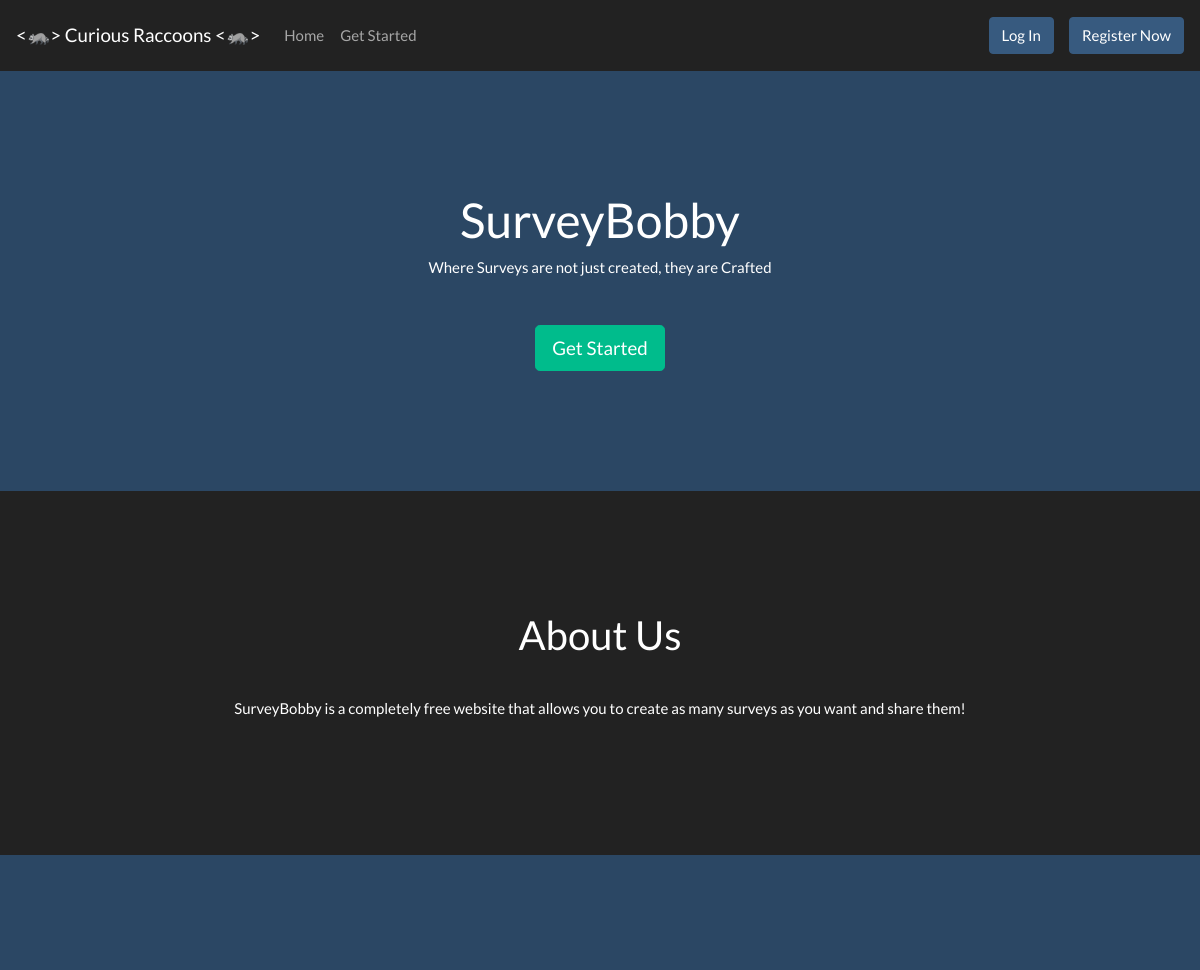
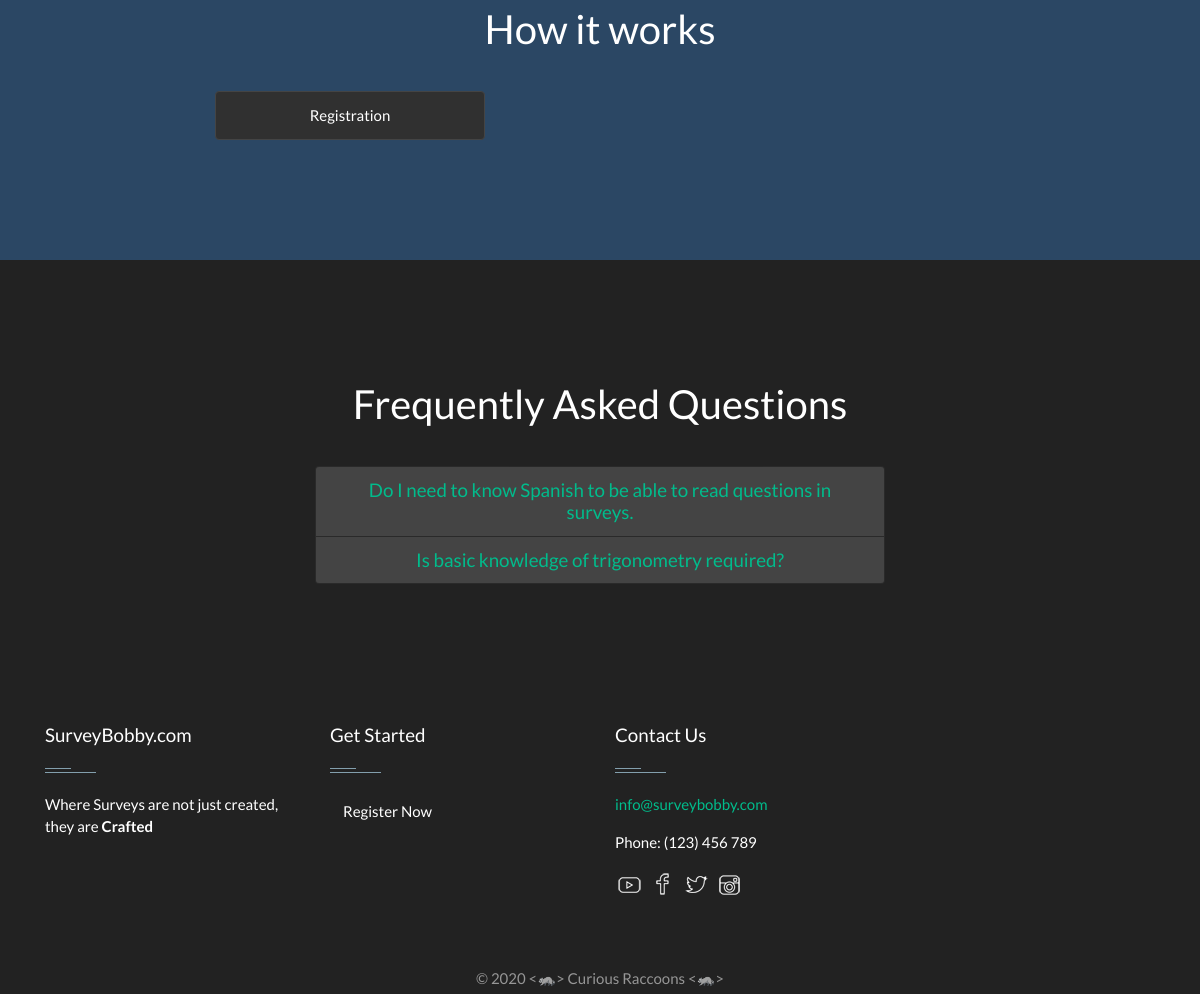
The page / on the database its author committed (2 pictures, top to bottom).
### tables this page shows
CREATE TABLE `explanations` (
  `id` int(255) NOT NULL,
  `section_name` varchar(255) NOT NULL,
  `body` varchar(255) NOT NULL
);

CREATE TABLE `faq` (
  `id` int(255) NOT NULL,
  `question` varchar(255) NOT NULL,
  `answer` varchar(255) NOT NULL
);

### classes/Explanation.php (called while the page is built, shortened)
<?php
class Explanation implements ExplanationInterface {
    public function listExps($dbcon){
        $sql = 'SELECT * FROM explanations';
        $pdostm = $dbcon->prepare($sql);
        $pdostm->execute();
        $exps = $pdostm->fetchAll(PDO::FETCH_ASSOC);
        return $exps;
    }
}

### classes/FAQ.php (called while the page is built, shortened)
<?php
class FAQ implements FAQInterface {
    public function listFAQs($dbcon){
        $sql = 'SELECT * FROM faq';
        $pdostm = $dbcon->prepare($sql);
        $pdostm->execute();
        $faqs = $pdostm->fetchAll(PDO::FETCH_ASSOC);
        return $faqs;
    }
}

### index.php (the view, shortened to what this page needs)
<?php
require_once 'dbConnection.php';
require_once 'classes/FAQ.php';
require_once 'classes/Explanation.php';
$dbcon = Database::getDb();
$f = new FAQ();
$faqs = $f->listFAQs($dbcon);
$e = new Explanation();
$exps = $e->listExps($dbcon);
?>
<!DOCTYPE html>
<html lang="en">
<head>
    <link rel="stylesheet" href="css/index.css">
    <link rel="stylesheet" href="css/footerStyle.css">
    <link href="https://stackpath.bootstrapcdn.com/bootswatch/4.4.1/darkly/bootstrap.min.css" rel="stylesheet">
</head>
<body>
    <?php include_once 'header.php'; ?>
    <main>
        <div class="container-fluid text-center bg text">
            <h1>SurveyBobby</h1>
            <p>Where Surveys are not just created, they are Crafted</p>
            <div class="pad-top">
                <a href="#get-started" class="btn btn-success btn-lg">Get Started</a>
            </div>
        </div>
        <div class="container-fluid text-center">
            <h2>About Us</h2>
            <p class="pad-top">SurveyBobby is a completely free website that allows you to create as many surveys as you want and share them!</p>
        </div>
        <div class="container-fluid bg text-center" id="get-started">
            <h2 class="text">How it works</h2>
            <div class="row pad-top">
                <div class="col-2"></div>
                <div class="col-3">
                    <div class="list-group" id="list-exp" role="tablist">
                        <?php foreach($exps as $exp){ ?>
                            <a class="list-group-item list-group-item-action" id="list-<?= $exp['id']; ?>-exp" data-toggle="list" href="#list-<?= $exp['id']; ?>" role="tab" aria-controls="prince"><?= $exp['section_name']; ?></a>
                        <?php } ?>
                    </div>
                </div>
                <div class="col-5 text-left">
                </div>
                <div class="col-2"></div>
            </div>
        </div>
        <div class="container-fluid text-center">
            <h2>Frequently Asked Questions</h2>
            <div class="row pad-top">
                <div class="col-md-3"></div>
                <div class="accordion md-accordion col-md-6" id="accordionFAQ" role="tablist" aria-multiselectable="true">
                    <?php foreach($faqs as $faq){ ?>
                    <div class="card">
                        <div class="card-header" role="tab" id="heading<?= $faq['id']; ?>">
                            <a class="collapsed" data-toggle="collapse" data-parent="#accordionFAQ" href="#collapse<?= $faq['id']; ?>" aria-expanded="false" aria-controls="collapse<?= $faq['id']; ?>">
                                <h3 class="mb-0 h5"><?= $faq['question']; ?></h3>
                            </a>
                        </div>
                    </div>
                    <?php } ?>
                </div>
                <div class="col-md-3"></div>
            </div>
        </div>
    </main>
    <?php include 'footer.php'; ?>
</body>
</html>

### css/index.css (style rules this page uses)
.bg { background-color:#2B4764; }
.container-fluid { padding-top:120px; padding-bottom:120px; }
.pad-top { padding-top:30px; }

### css/footerStyle.css (style rules this page uses)
.btn { background-color: #ff8d1e; color:#fff; }

### rows shown on the page
explanations: section_name "Registration"
faq: question "Do I need to know Spanish to be able to read questions in surveys."
faq: question "Is basic knowledge of trigonometry required?"

### other values the page prints
date ('Y') "2020"
